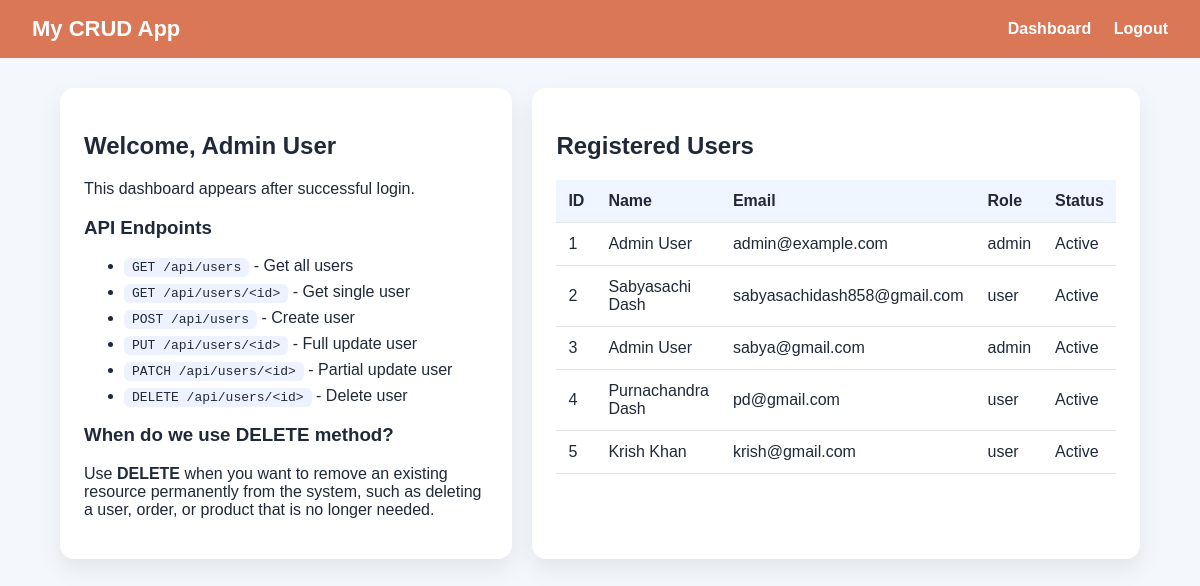
The page /dashboard (signed in) on the database its author committed.
### app.py (models this page shows, shortened)
class User(db.Model):
    id = db.Column(db.Integer, primary_key=True)
    full_name = db.Column(db.String(120), nullable=False)
    email = db.Column(db.String(120), unique=True, nullable=False)
    password_hash = db.Column(db.String(255), nullable=False)
    role = db.Column(db.String(50), default='user')
    is_active = db.Column(db.Boolean, default=True)

### app.py (the view)
@app.route('/dashboard')
def dashboard():
    if 'user_id' not in session:
        flash('Please login first.', 'warning')
        return redirect(url_for('login'))
    users = User.query.order_by(User.id.asc()).all()
    return render_template('dashboard.html', users=users)

### templates/dashboard.html
{% extends 'base.html' %}
{% block content %}
<div class="grid">
    <section class="card">
        <h2>Welcome, {{ session.get('user_name') }}</h2>
        <p>This dashboard appears after successful login.</p>
        <h3>API Endpoints</h3>
        <ul class="api-list">
            <li><code>GET /api/users</code> - Get all users</li>
            <li><code>GET /api/users/&lt;id&gt;</code> - Get single user</li>
            <li><code>POST /api/users</code> - Create user</li>
            <li><code>PUT /api/users/&lt;id&gt;</code> - Full update user</li>
            <li><code>PATCH /api/users/&lt;id&gt;</code> - Partial update user</li>
            <li><code>DELETE /api/users/&lt;id&gt;</code> - Delete user</li>
        </ul>
        <h3>When do we use DELETE method?</h3>
        <p>Use <strong>DELETE</strong> when you want to remove an existing resource permanently from the system, such as deleting a user, order, or product that is no longer needed.</p>
    </section>
    <section class="card">
        <h2>Registered Users</h2>
        <table>
            <thead>
                <tr>
                    <th>ID</th>
                    <th>Name</th>
                    <th>Email</th>
                    <th>Role</th>
                    <th>Status</th>
                </tr>
            </thead>
            <tbody>
                {% for user in users %}
                <tr>
                    <td>{{ user.id }}</td>
                    <td>{{ user.full_name }}</td>
                    <td>{{ user.email }}</td>
                    <td>{{ user.role }}</td>
                    <td>{{ 'Active' if user.is_active else 'Inactive' }}</td>
                </tr>
                {% else %}
                <tr>
                    <td colspan="5">No users found.</td>
                </tr>
                {% endfor %}
            </tbody>
        </table>
    </section>
</div>
{% endblock %}

### templates/base.html (shortened to what this page needs)
<!DOCTYPE html>
<html lang="en">
<head>
    <link rel="stylesheet" href="{{ url_for('static', filename='css/style.css') }}">
</head>
<body>
    <nav class="navbar">
        <div class="brand">My CRUD App</div>
        <div class="nav-links">
            {% if session.get('user_id') %}
                <a href="{{ url_for('dashboard') }}">Dashboard</a>
                <a href="{{ url_for('logout') }}">Logout</a>
            {% else %}
                <a href="{{ url_for('login') }}">Login</a>
                <a href="{{ url_for('signup') }}">Signup</a>
            {% endif %}
        </div>
    </nav>
    <main class="container">
        {% block content %}{% endblock %}
    </main>
</body>
</html>

### static/css/style.css (style rules this page uses)
* { box-sizing: border-box; }
body { margin: 0; font-family: Arial, sans-serif; background: #f4f7fb; color: #1f2937; }
.navbar { display: flex; justify-content: space-between; align-items: center; background: #D97757; color: white; padding: 16px 32px; }
.brand { font-weight: 700; font-size: 22px; }
.nav-links a { color: white; text-decoration: none; margin-left: 18px; font-weight: 600; }
.container { width: 90%; max-width: 1100px; margin: 30px auto; }
.card { background: white; border-radius: 14px; padding: 24px; box-shadow: 0 10px 25px rgba(0, 0, 0, 0.08); margin-bottom: 20px; }
.grid { display: grid; grid-template-columns: 1fr 1fr; gap: 20px; }
.api-list li { margin-bottom: 8px; }
table { width: 100%; border-collapse: collapse; margin-top: 10px; }
th, td { border-bottom: 1px solid #e5e7eb; text-align: left; padding: 12px; }
th { background: #eff6ff; }
code { background: #eef2ff; padding: 2px 8px; border-radius: 6px; }

### rows shown on the page
User: id "1", full_name "Admin User", email "admin@example.com", role "admin", is_active "Active"
User: id "2", full_name "Sabyasachi Dash", email "sabyasachidash858@gmail.com", role "user", is_active "Active"
User: id "3", full_name "Admin User", email "sabya@gmail.com", role "admin", is_active "Active"
User: id "4", full_name "Purnachandra Dash", email "pd@gmail.com", role "user", is_active "Active"
User: id "5", full_name "Krish Khan", email "krish@gmail.com", role "user", is_active "Active"

### other values the page prints
{{ session.get('user_name') }} "Admin User"
